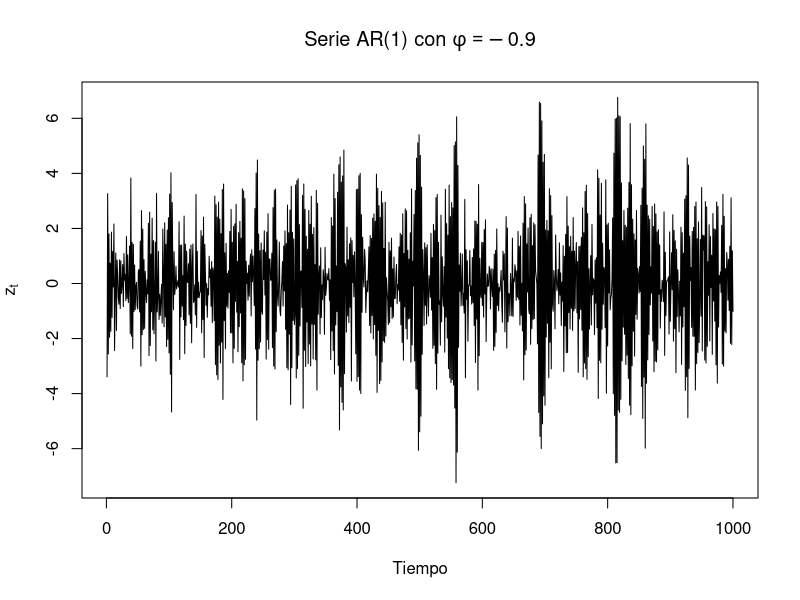
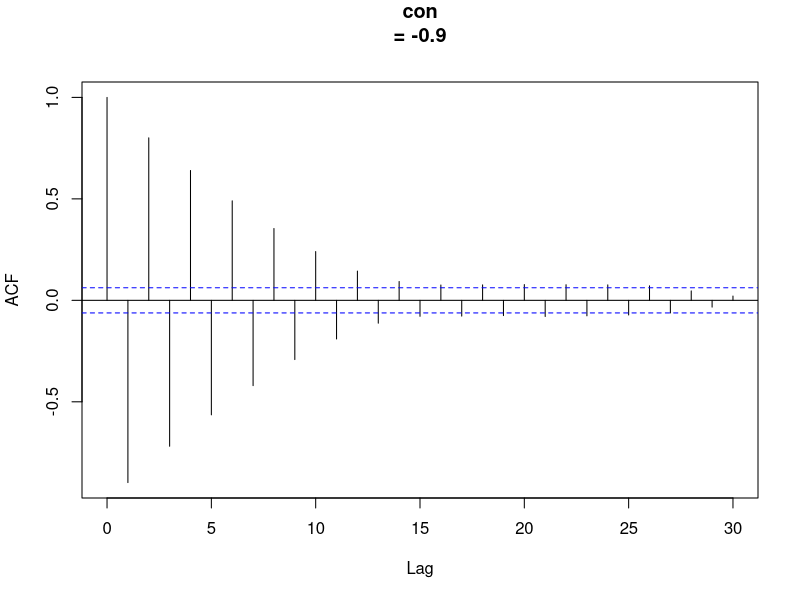
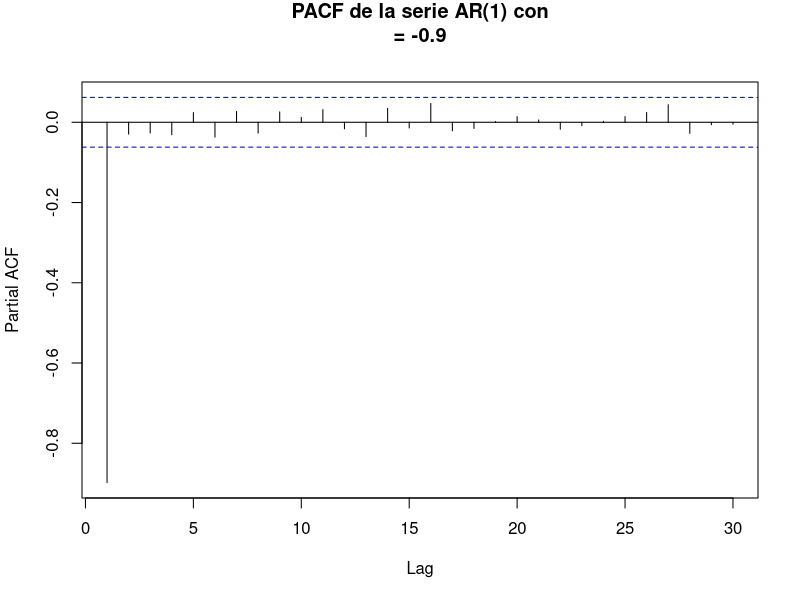

The R source for these figures, in order:
# Establecer semilla para reproducibilidad
set.seed (123)
# 1. Simular una serie AR(1) con phi = -0.9 y 1000 observaciones
serie <- arima.sim(n = 1000, model = list(ar = -0.9))
# 2. Graficar la serie temporal
plot(serie , type = "l", main = expression("Serie AR(1) con "
                                           * phi == -0.9),
     ylab = expression(z[t]), xlab = "Tiempo")
# 3. F u n c i n de autocorrelaci n (ACF o FAS)
acf(serie , lag.max = 30, main = "ACF (FAS) de la serie AR(1)
con
= -0.9")
# 4. F u n c i n de autocorrelaci n parcial (PACF)
pacf(serie , lag.max = 30, main = "PACF de la serie AR(1) con
= -0.9")
# 5. Ajustar modelo ARIMA y revisar coeficientes
modelo<-arima(serie,order=c(1,0,0))
summary(modelo)
